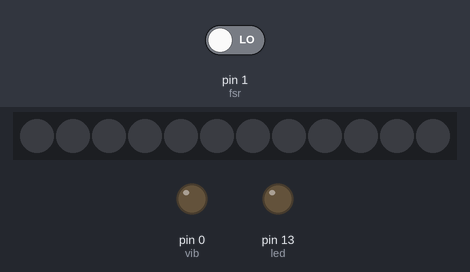
Simulated run of this sketch. Board: Arduino Uno, built with avr-gcc and run on an emulated ATmega328P. Parts: 12 RGB LEDs in strip order, left to right, output pins drawn as LEDs (lit = HIGH). The inputs (shaded band) are chosen by the test bench; at power-on: pin 1 (fsr) LOW. Dim RGB values are drawn brighter than linear.

Above: at 1.2 s.
1.3 s: pin 1 (fsr) driven HIGH
At 2.3 s:
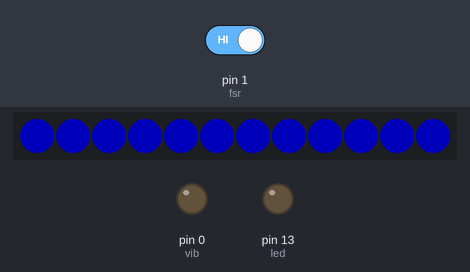
At 4.0 s:
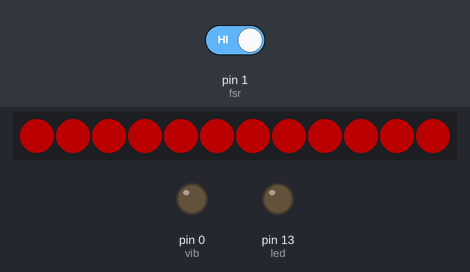
4.3 s: pin 1 (fsr) driven LOW
Timing chart, 0 to 7.3 s (numbered marks = the images above; inputs shaded):
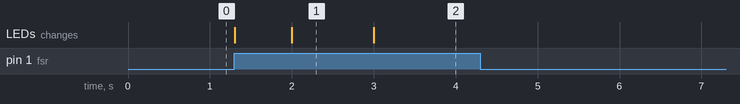

Measured:
- after the input at 1.3 s, the LEDs: first change at once (image 1 shows a later state)
- after the input at 4.3 s, every drawn part: stays the same
- what the display in image 1 shows lasts 1.0 s, from 2.0 s to 3.0 s

The sketch:

fsr_NeoPixel_vib_test.ino
```cpp
#include "Adafruit_NeoPixel.h"
#include <elapsedMillis.h>

#define LEDs 12
#define PIN 2

// Parameter 1 = number of pixels in strip
// Parameter 2 = pin number (most are valid)
// Parameter 3 = pixel type flags, add together as needed:
//   NEO_KHZ800  800 KHz bitstream (most NeoPixel products w/WS2812 LEDs)
//   NEO_KHZ400  400 KHz (classic 'v1' (not v2) FLORA pixels, WS2811 drivers)
//   NEO_GRB     Pixels are wired for GRB bitstream (most NeoPixel products)
//   NEO_RGB     Pixels are wired for RGB bitstream (v1 FLORA pixels, not v2)
Adafruit_NeoPixel strip = Adafruit_NeoPixel(LEDs, PIN, NEO_GRB + NEO_KHZ800);

uint32_t red = 0xFF0000;
uint32_t off_light = 0x000000;
uint32_t green = 0x00FF00;
uint32_t blue = 0x0000FF;
uint32_t yellow = 0xFFFF00;

int fsr = 1;
int led = 13;
int vib = 0;

typedef enum {
  on,
  off,
} counting;

counting c = on;

void setup() {
  // put your setup code here, to run once:
  pinMode(fsr,INPUT);
  pinMode(led,OUTPUT);
  pinMode(vib, OUTPUT);

  strip.begin();
  strip.setBrightness(75);
  strip.show(); // Initialize all pixels to 'off'
}


void pixel_on(int pixel, uint32_t color){
  strip.setPixelColor(pixel, color);
}

void all_pixels(uint32_t color){
  for(int i = (LEDs-1); i>=0; i--)
    { pixel_on(i,color); }

  strip.show();
}

/*void loop() {
  // put your main code here, to run repeatedly:
  if(digitalRead(fsr) == HIGH){
    //digitalWrite(led,HIGH);
    all_pixels(green);
    digitalWrite(vib,HIGH);
  }
  else {
    //digitalWrite(led,LOW);
    all_pixels(red);
    digitalWrite(vib,LOW);
  }

  strip.show();
}*/

//start timer
elapsedMillis c_dur = 0;
//start the button press timer
elapsedMillis c_button = 0;

void loop(){

  while(digitalRead(fsr) == HIGH){

    if(c_button >= 1000 && c_button < 2000){//1 Second
      all_pixels(green);
      if(c == on){
        //show lights
        //pulse motor
      } else if(c == off){
        //show lights
        //pulse motor
      }
    }
    else if( c_button >= 2000 && c_button < 3000){//2 seconds
      //show lights
      all_pixels(blue);
      //pulse motor
    }
    else if( c_button >= 3000 && c_button < 4000){//3 seconds
      //show lights
      all_pixels(red);
      //pulse motor
    }
    else if( c_button > 4000 ){
      c_button -= 4000; //reset back to 0-ish
    }
  }

  //after it's no longer being pressed
    if( c_button >= 1000 && c_button < 2000){ //1 Second
      if(c == on){ c = off; }  //turn off the counting
      else { c = on; }         //turn on the counting
    }
    else if( c_button >= 2000 && c_button < 3000){
      //show = true; //sets the show variable to true;
    }
    else if( c_button >= 3000 && c_button < 4000){
      //time_worked = 0; // reset the counter
    }

  //time_worked += (c_dur/1000); //add actual seconds, not milliseconds
  }
```
